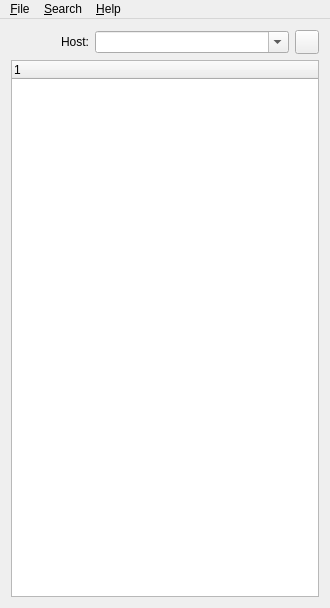
<ui version="4.0" >
 <class>form_smbstatus</class>
 <widget class="QMainWindow" name="form_smbstatus" >
  <property name="geometry" >
   <rect>
    <x>0</x>
    <y>0</y>
    <width>330</width>
    <height>608</height>
   </rect>
  </property>
  <property name="windowTitle" >
   <string>qtsmbstatus</string>
  </property>
  <property name="windowIcon" >
   <iconset resource="client.qrc" >
    <normaloff>:/icons/samba.png</normaloff>:/icons/samba.png</iconset>
  </property>
  <widget class="QWidget" name="widget" >
   <property name="geometry" >
    <rect>
     <x>0</x>
     <y>24</y>
     <width>330</width>
     <height>584</height>
    </rect>
   </property>
   <layout class="QGridLayout" name="gridLayout" >
    <item row="0" column="0" >
     <layout class="QHBoxLayout" name="horizontalLayout" >
      <item>
       <spacer>
        <property name="orientation" >
         <enum>Qt::Horizontal</enum>
        </property>
        <property name="sizeType" >
         <enum>QSizePolicy::Fixed</enum>
        </property>
        <property name="sizeHint" stdset="0" >
         <size>
          <width>50</width>
          <height>20</height>
         </size>
        </property>
       </spacer>
      </item>
      <item>
       <widget class="QLabel" name="textLabel1" >
        <property name="sizePolicy" >
         <sizepolicy vsizetype="Preferred" hsizetype="Preferred" >
          <horstretch>0</horstretch>
          <verstretch>0</verstretch>
         </sizepolicy>
        </property>
        <property name="text" >
         <string>Host:</string>
        </property>
        <property name="alignment" >
         <set>Qt::AlignRight|Qt::AlignTrailing|Qt::AlignVCenter</set>
        </property>
        <property name="wordWrap" >
         <bool>false</bool>
        </property>
       </widget>
      </item>
      <item>
       <widget class="QComboBox" name="comboBox_hostaddr" >
        <property name="sizePolicy" >
         <sizepolicy vsizetype="Fixed" hsizetype="Expanding" >
          <horstretch>0</horstretch>
          <verstretch>0</verstretch>
         </sizepolicy>
        </property>
        <property name="minimumSize" >
         <size>
          <width>100</width>
          <height>0</height>
         </size>
        </property>
        <property name="editable" >
         <bool>true</bool>
        </property>
        <property name="maxCount" >
         <number>20</number>
        </property>
        <property name="insertPolicy" >
         <enum>QComboBox::NoInsert</enum>
        </property>
        <property name="autoCompletion" >
         <bool>true</bool>
        </property>
        <property name="duplicatesEnabled" >
         <bool>false</bool>
        </property>
       </widget>
      </item>
      <item>
       <widget class="QPushButton" name="pushButton_connect" >
        <property name="minimumSize" >
         <size>
          <width>24</width>
          <height>24</height>
         </size>
        </property>
        <property name="maximumSize" >
         <size>
          <width>24</width>
          <height>24</height>
         </size>
        </property>
        <property name="toolTip" >
         <string>Connect/Disconnect</string>
        </property>
        <property name="text" >
         <string/>
        </property>
        <property name="autoDefault" >
         <bool>false</bool>
        </property>
        <property name="default" >
         <bool>false</bool>
        </property>
       </widget>
      </item>
     </layout>
    </item>
    <item row="1" column="0" >
     <widget class="QTreeWidget" name="treeWidget" >
      <column>
       <property name="text" >
        <string/>
       </property>
      </column>
     </widget>
    </item>
   </layout>
  </widget>
  <widget class="QMenuBar" name="MenuBar" >
   <property name="enabled" >
    <bool>true</bool>
   </property>
   <property name="geometry" >
    <rect>
     <x>0</x>
     <y>0</y>
     <width>330</width>
     <height>24</height>
    </rect>
   </property>
   <widget class="QMenu" name="Configure" >
    <property name="title" >
     <string>&amp;File</string>
    </property>
    <addaction name="action_Connect" />
    <addaction name="separator" />
    <addaction name="action_View_log" />
    <addaction name="configureConfigure_clientAction" />
    <addaction name="separator" />
    <addaction name="action_Quit" />
   </widget>
   <widget class="QMenu" name="Search" >
    <property name="title" >
     <string>&amp;Search</string>
    </property>
    <addaction name="searchAll" />
    <addaction name="separator" />
    <addaction name="searchNextAction" />
   </widget>
   <widget class="QMenu" name="helpMenu" >
    <property name="title" >
     <string>&amp;Help</string>
    </property>
    <addaction name="helpAboutAction" />
    <addaction name="helpAbout_QtAction" />
   </widget>
   <addaction name="Configure" />
   <addaction name="Search" />
   <addaction name="helpMenu" />
  </widget>
  <action name="helpAboutAction" >
   <property name="icon" >
    <iconset resource="client.qrc" >
     <normaloff>:/icons/samba.png</normaloff>:/icons/samba.png</iconset>
   </property>
   <property name="text" >
    <string>&amp;About QtSmbstatus</string>
   </property>
   <property name="iconText" >
    <string>&amp;About QtSmbstatus</string>
   </property>
   <property name="toolTip" >
    <string>&amp;About QtSmbstatus</string>
   </property>
   <property name="statusTip" >
    <string>About QtSmbstatus</string>
   </property>
   <property name="shortcut" >
    <string/>
   </property>
  </action>
  <action name="helpAbout_QtAction" >
   <property name="text" >
    <string>About &amp;Qt</string>
   </property>
   <property name="iconText" >
    <string>About &amp;Qt</string>
   </property>
   <property name="toolTip" >
    <string>About &amp;Qt</string>
   </property>
   <property name="statusTip" >
    <string>About Qt</string>
   </property>
  </action>
  <action name="configureConfigure_clientAction" >
   <property name="enabled" >
    <bool>true</bool>
   </property>
   <property name="icon" >
    <iconset resource="client.qrc" >
     <normaloff>:/icons/configure.png</normaloff>:/icons/configure.png</iconset>
   </property>
   <property name="text" >
    <string>&amp;Configure client</string>
   </property>
   <property name="iconText" >
    <string>&amp;Configure client</string>
   </property>
   <property name="statusTip" >
    <string>Configure QtSmbstatus client</string>
   </property>
  </action>
  <action name="searchMachineAction" >
   <property name="text" >
    <string>&amp;Machine</string>
   </property>
   <property name="iconText" >
    <string>&amp;Machine</string>
   </property>
   <property name="statusTip" >
    <string>Search machine</string>
   </property>
  </action>
  <action name="searchUserAction" >
   <property name="text" >
    <string>&amp;User</string>
   </property>
   <property name="iconText" >
    <string>&amp;User</string>
   </property>
   <property name="statusTip" >
    <string>Search user</string>
   </property>
  </action>
  <action name="searchShare_openAction" >
   <property name="text" >
    <string>Share &amp;open</string>
   </property>
   <property name="iconText" >
    <string>Share &amp;open</string>
   </property>
   <property name="statusTip" >
    <string>Search share open</string>
   </property>
  </action>
  <action name="searchFile_openAction" >
   <property name="text" >
    <string>&amp;Locked file</string>
   </property>
   <property name="iconText" >
    <string>&amp;Locked file</string>
   </property>
   <property name="statusTip" >
    <string>Search file open</string>
   </property>
  </action>
  <action name="searchNextAction" >
   <property name="text" >
    <string>&amp;Next</string>
   </property>
   <property name="iconText" >
    <string>&amp;Next</string>
   </property>
   <property name="statusTip" >
    <string>Next</string>
   </property>
   <property name="shortcut" >
    <string>F3</string>
   </property>
  </action>
  <action name="searchAll" >
   <property name="text" >
    <string>&amp;Find text</string>
   </property>
   <property name="iconText" >
    <string>&amp;Find text</string>
   </property>
   <property name="statusTip" >
    <string>Find text</string>
   </property>
   <property name="shortcut" >
    <string>F5</string>
   </property>
  </action>
  <action name="action_Quit" >
   <property name="icon" >
    <iconset resource="client.qrc" >
     <normaloff>:/icons/exit.png</normaloff>:/icons/exit.png</iconset>
   </property>
   <property name="text" >
    <string>&amp;Quit</string>
   </property>
   <property name="statusTip" >
    <string>Quit QtSmbstatus</string>
   </property>
  </action>
  <action name="action_View_log" >
   <property name="text" >
    <string>&amp;Show CIFS/SMB activities</string>
   </property>
  </action>
  <action name="action_Connect" >
   <property name="icon" >
    <iconset resource="client.qrc" >
     <normaloff>:/icons/connect_no.png</normaloff>:/icons/connect_no.png</iconset>
   </property>
   <property name="text" >
    <string>Co&amp;nnect</string>
   </property>
  </action>
 </widget>
 <layoutdefault spacing="6" margin="11" />
 <resources>
  <include location="client.qrc" />
 </resources>
 <connections>
  <connection>
   <sender>helpAboutAction</sender>
   <signal>activated()</signal>
   <receiver>form_smbstatus</receiver>
   <slot>helpAbout()</slot>
   <hints>
    <hint type="sourcelabel" >
     <x>-1</x>
     <y>-1</y>
    </hint>
    <hint type="destinationlabel" >
     <x>20</x>
     <y>20</y>
    </hint>
   </hints>
  </connection>
  <connection>
   <sender>helpAbout_QtAction</sender>
   <signal>activated()</signal>
   <receiver>form_smbstatus</receiver>
   <slot>helpAboutQt()</slot>
   <hints>
    <hint type="sourcelabel" >
     <x>-1</x>
     <y>-1</y>
    </hint>
    <hint type="destinationlabel" >
     <x>20</x>
     <y>20</y>
    </hint>
   </hints>
  </connection>
  <connection>
   <sender>pushButton_connect</sender>
   <signal>clicked()</signal>
   <receiver>form_smbstatus</receiver>
   <slot>Slot_connect()</slot>
   <hints>
    <hint type="sourcelabel" >
     <x>319</x>
     <y>57</y>
    </hint>
    <hint type="destinationlabel" >
     <x>20</x>
     <y>20</y>
    </hint>
   </hints>
  </connection>
  <connection>
   <sender>configureConfigure_clientAction</sender>
   <signal>activated()</signal>
   <receiver>form_smbstatus</receiver>
   <slot>ConfigureSlot()</slot>
   <hints>
    <hint type="sourcelabel" >
     <x>-1</x>
     <y>-1</y>
    </hint>
    <hint type="destinationlabel" >
     <x>20</x>
     <y>20</y>
    </hint>
   </hints>
  </connection>
  <connection>
   <sender>searchNextAction</sender>
   <signal>activated()</signal>
   <receiver>form_smbstatus</receiver>
   <slot>NextSlot()</slot>
   <hints>
    <hint type="sourcelabel" >
     <x>-1</x>
     <y>-1</y>
    </hint>
    <hint type="destinationlabel" >
     <x>20</x>
     <y>20</y>
    </hint>
   </hints>
  </connection>
  <connection>
   <sender>searchAll</sender>
   <signal>activated()</signal>
   <receiver>form_smbstatus</receiver>
   <slot>AllSearchSlot()</slot>
   <hints>
    <hint type="sourcelabel" >
     <x>-1</x>
     <y>-1</y>
    </hint>
    <hint type="destinationlabel" >
     <x>20</x>
     <y>20</y>
    </hint>
   </hints>
  </connection>
 </connections>
</ui>
